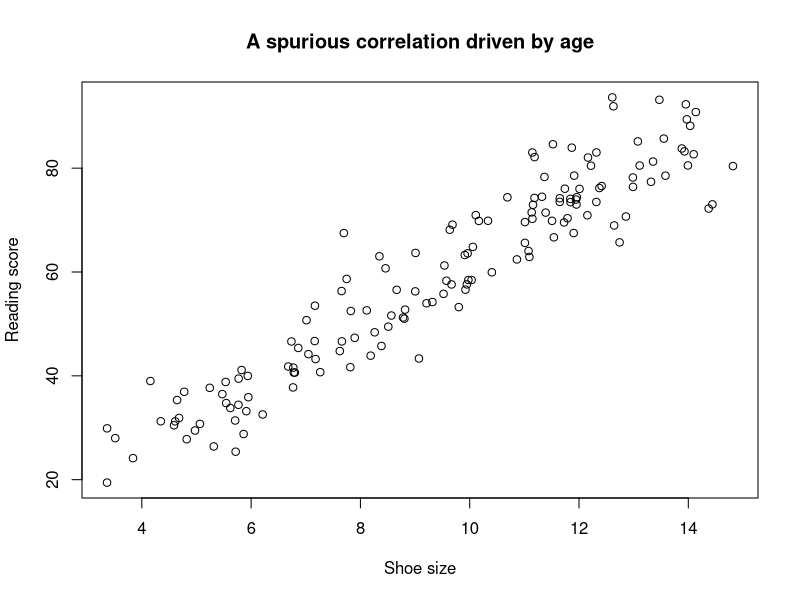
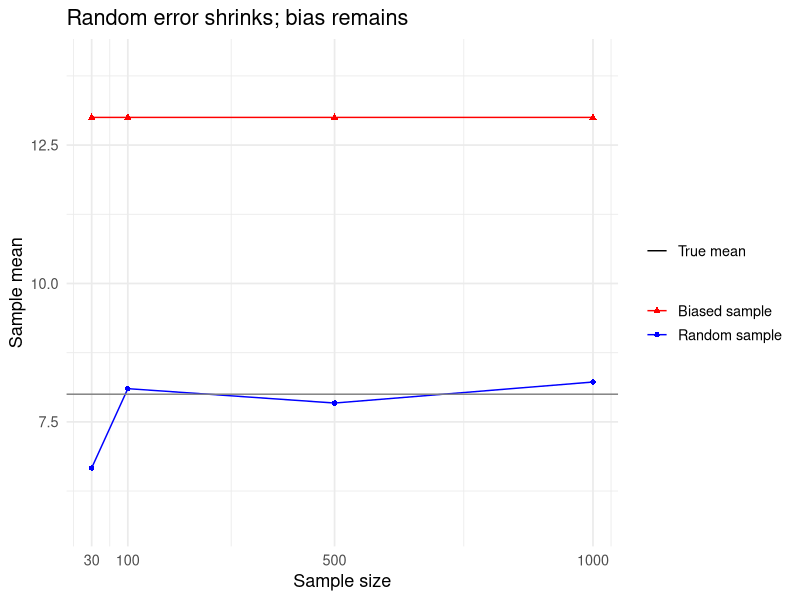

These charts were generated, in order, by the following R code:
## ---- chunk 1
#| echo: true

employee_ids <- 1:1000

set.seed(1004)
my_sample <- sample(employee_ids, size = 100)

# First 10 selected IDs
head(my_sample, 10)
## ---- chunk 2
#| echo: true

library(tidyverse)

# Build the sampling frame
employees <- tibble(
  id = 1:1000,
  level = c(rep("Junior", 800), rep("Senior", 200))
)

# Sample proportionally within each stratum
set.seed(1004)
stratified_sample <- employees |>
  group_by(level) |>
  slice_sample(prop = 0.10) |>
  ungroup()

count(stratified_sample, level)
## ---- chunk 3
#| echo: false
#| message: false
#| warning: false
set.seed(2025)
n <- 150
age <- runif(n, 5, 18)                 # age in years
shoe <- 0.8 * age + rnorm(n, 0, 0.7)   # shoe size roughly increases with age
reading <- 5 * age + rnorm(n, 0, 5)    # reading ability increases with age
plot(shoe, reading, xlab = "Shoe size", ylab = "Reading score",
     main = "A spurious correlation driven by age")
## ---- chunk 4
#| echo: false
#| message: false
#| warning: false
library(tidyverse)

set.seed(20254)

# population and truth
pop <- c(rep(5, 7000), rep(15, 3000))
true_mean <- mean(pop)
sizes <- c(30, 100, 500, 1000)

# compute means for random and biased samples
df <- tibble(size = sizes) %>%
  mutate(
    random_mean = map_dbl(size, ~ mean(sample(pop, .x))),
    biased_mean = map_dbl(size, ~ {
      n_high <- round(0.8 * .x)   # oversample the 15s
      n_low  <- .x - n_high
      mean(c(
        sample(pop[pop == 15], n_high),
        sample(pop[pop == 5],  n_low)
      ))
    })
  )

# long format for ggplot
df_long <- df %>%
  pivot_longer(c(random_mean, biased_mean),
               names_to = "type", values_to = "mean") %>%
  mutate(type = recode(type,
                       random_mean = "Random sample",
                       biased_mean = "Biased sample"))

# y-limits similar to base R version
y_limits <- range(c(df$random_mean, df$biased_mean, true_mean))
y_limits <- c(y_limits[1] - 1, y_limits[2] + 1)

# plot
ggplot(df_long, aes(x = size, y = mean, color = type, shape = type)) +
  geom_line() +
  geom_point() +
  geom_hline(aes(yintercept = true_mean, color = "True mean", linetype = "True mean")) +
  scale_color_manual(values = c("Random sample" = "blue",
                                "Biased sample" = "red")) +
  scale_shape_manual(values = c("Random sample" = 16,
                                "Biased sample" = 17)) +
  scale_x_continuous(breaks = sizes) +
  coord_cartesian(ylim = y_limits) +
  labs(title = "Random error shrinks; bias remains",
       x = "Sample size", y = "Sample mean",
       color = NULL, shape = NULL, linetype = NULL) +
  theme_minimal(base_size = 13)
